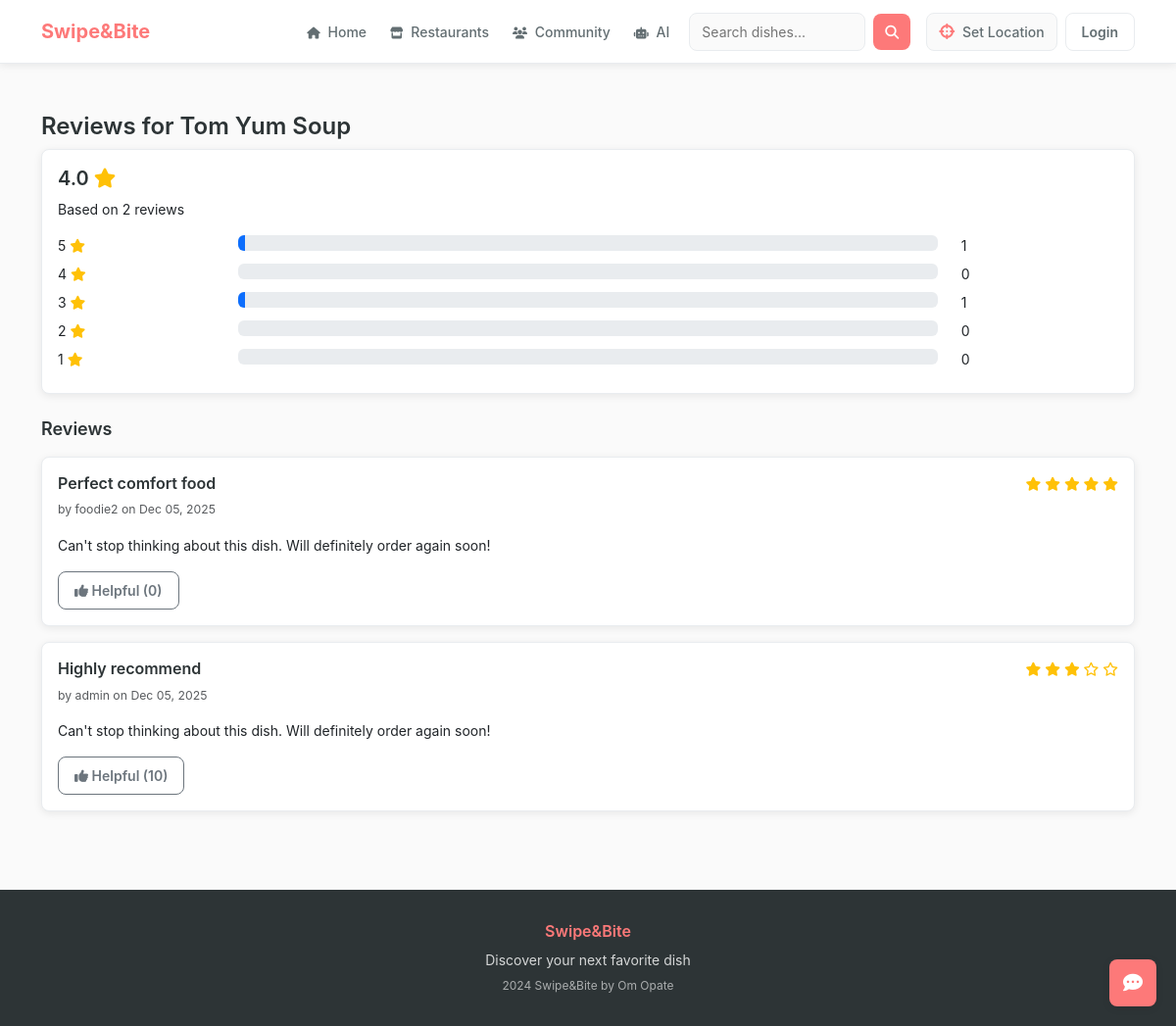
The page /community/dish/21/reviews/ on the database its author committed.
### dishes/models.py (models this page shows, shortened)
class Dish(models.Model):
    MEAL_TYPE_CHOICES = [
        ('breakfast', 'Breakfast'),
        ('lunch', 'Lunch'),
        ('dinner', 'Dinner'),
        ('snack', 'Snack'),
        ('dessert', 'Dessert'),
    ]
    name = models.CharField(max_length=200)
    description = models.TextField()
    cuisine = models.ForeignKey(Cuisine, on_delete=models.SET_NULL, null=True, related_name='dishes')
    calories = models.IntegerField(null=True, blank=True)
    protein = models.IntegerField(null=True, blank=True, help_text="grams")
    carbs = models.IntegerField(null=True, blank=True, help_text="grams")
    fat = models.IntegerField(null=True, blank=True, help_text="grams")
    meal_type = models.CharField(max_length=20, choices=MEAL_TYPE_CHOICES)
    is_vegetarian = models.BooleanField(default=False)
    is_vegan = models.BooleanField(default=False)
    is_gluten_free = models.BooleanField(default=False)
    spice_level = models.IntegerField(
        default=0,
        validators=[MinValueValidator(0), MaxValueValidator(5)],
        help_text="0=Not Spicy, 5=Very Spicy"
    )
    image = models.ImageField(upload_to='dishes/', null=True, blank=True)
    image_url = models.URLField(max_length=500, blank=True)
    average_rating = models.FloatField(default=0.0)
    total_ratings = models.IntegerField(default=0)
    total_swipes = models.IntegerField(default=0)
    total_right_swipes = models.IntegerField(default=0)
    created_at = models.DateTimeField(auto_now_add=True)
    updated_at = models.DateTimeField(auto_now=True)
    is_active = models.BooleanField(default=True)
    class Meta:
        verbose_name = "Dish"
        verbose_name_plural = "Dishes"
        ordering = ['-created_at']

### community/models.py (models this page shows, shortened)
class Review(models.Model):
    user = models.ForeignKey(User, on_delete=models.CASCADE, related_name='reviews')
    dish = models.ForeignKey(Dish, on_delete=models.CASCADE, related_name='reviews')
    rating = models.IntegerField(
        validators=[MinValueValidator(1), MaxValueValidator(5)],
        help_text="Rating from 1 to 5 stars"
    )
    title = models.CharField(max_length=200)
    content = models.TextField()
    image = models.ImageField(upload_to='reviews/', null=True, blank=True)
    helpful_count = models.IntegerField(default=0)
    created_at = models.DateTimeField(auto_now_add=True)
    updated_at = models.DateTimeField(auto_now=True)
    is_verified = models.BooleanField(default=False, help_text="Verified purchase/order")
    class Meta:
        unique_together = ['user', 'dish']
        ordering = ['-created_at']
        verbose_name = "Review"
        verbose_name_plural = "Reviews"

### community/views.py (the view)
# urls.py: path('dish/<int:dish_id>/reviews/', views.dish_reviews_view, name='dish_reviews'),
def dish_reviews_view(request, dish_id):
    dish = get_object_or_404(Dish, id=dish_id)
    reviews = Review.objects.filter(dish=dish).select_related('user').order_by('-created_at')
    rating_filter = request.GET.get('rating')
    if rating_filter:
        reviews = reviews.filter(rating=int(rating_filter))
    total_reviews = reviews.count()
    avg_rating = reviews.aggregate(Avg('rating'))['rating__avg'] or 0
    rating_distribution = {
        5: reviews.filter(rating=5).count(),
        4: reviews.filter(rating=4).count(),
        3: reviews.filter(rating=3).count(),
        2: reviews.filter(rating=2).count(),
        1: reviews.filter(rating=1).count(),
    }
    user_location = get_user_location_from_request(request)
    delivery_links = {}
    if user_location:
        delivery_service = DeliveryAppService()
        delivery_links = delivery_service.get_delivery_links(
            dish.name,
            user_location.get('city', '')
        )
    context = {
        'dish': dish,
        'reviews': reviews,
        'total_reviews': total_reviews,
        'avg_rating': avg_rating,
        'rating_distribution': rating_distribution,
        'delivery_links': delivery_links,
        'has_location': user_location is not None,
    }
    return render(request, 'community/dish_reviews.html', context)

### dishes/context_processors.py (called while the page is built)
def user_location(request):
    location = request.session.get('user_location')
    return {
        'user_location': location
    }

### dishes/location_utils.py (called while the page is built)
def get_user_location_from_request(request):
    location = request.session.get('user_location')
    if location and location.get('latitude') and location.get('longitude'):
        return location
    return None

### templates/community/dish_reviews.html (shortened to what this page needs)
{% extends 'base.html' %}
{% load static %}
{% block content %}
<div class="container mt-5">
    <div class="row">
        <div class="col-md-12">
            <h2>Reviews for {{ dish.name }}</h2>
            <div class="card mb-4">
                <div class="card-body">
                    <h3>{{ avg_rating|floatformat:1 }} <i class="fas fa-star text-warning"></i></h3>
                    <p>Based on {{ total_reviews }} review{{ total_reviews|pluralize }}</p>
                    <div class="mt-3">
                        {% for rating, count in rating_distribution.items %}
                            <div class="row mb-2">
                                <div class="col-2">{{ rating }} <i class="fas fa-star text-warning"></i></div>
                                <div class="col-8">
                                    <div class="progress">
                                        <div class="progress-bar bg-tinder" style="width: {% if total_reviews > 0 %}{{ count|floatformat:0 }}{% else %}0{% endif %}%"></div>
                                    </div>
                                </div>
                                <div class="col-2">{{ count }}</div>
                            </div>
                        {% endfor %}
                    </div>
                </div>
            </div>
            <h4 class="mb-3">Reviews</h4>
            {% for review in reviews %}
                <div class="card mb-3">
                    <div class="card-body">
                        <div class="d-flex justify-content-between">
                            <h5>{{ review.title }}</h5>
                            <div>
                                {% for i in "12345" %}
                                    {% if forloop.counter <= review.rating %}
                                        <i class="fas fa-star text-warning"></i>
                                    {% else %}
                                        <i class="far fa-star text-warning"></i>
                                    {% endif %}
                                {% endfor %}
                            </div>
                        </div>
                        <p class="text-muted small">by {{ review.user.username }} on {{ review.created_at|date:"M d, Y" }}</p>
                        <p>{{ review.content }}</p>
                        <div class="mt-2">
                            <a href="{% url 'community:mark_helpful' review.id %}" class="btn btn-sm btn-outline-secondary">
                                <i class="fas fa-thumbs-up"></i> Helpful ({{ review.helpful_count }})
                            </a>
                        </div>
                    </div>
                </div>
            {% empty %}
                <p class="text-muted">No reviews yet. Be the first to review!</p>
            {% endfor %}
        </div>
    </div>
</div>
{% endblock %}

### static/css/swipe&bite.css (style rules this page uses)
:root { --primary-coral: #FF6B6B; --primary-coral-dark: #EE5A52; --primary-coral-light: #FF8787; --secondary-teal: #20C997; --secondary-blue: #4ECDC4; --secondary-purple: #9C88FF; --accent-orange: #FFA94D; --accent-yellow: #FFD93D; --accent-green: #6BCF7F; --accent-pink: #FF6B9D; --success: #20C997; --success-light: #4ECDC4; --warning: #FFA94D; --warning-light: #FFB366; --danger: #FF6B6B; --info: #4FC3F7; --gray-50: #FAFAFA; --gray-100: #F5F5F5; --gray-200: #EEEEEE; --gray-300: #E0E0E0; --gray-400: #BDBDBD; --gray-500: #9E9E9E; --gray-600: #757575; --gray-700: #616161; --gray-800: #424242; --gray-900: #212121; --text-primary: #2D3436; --text-secondary: #636E72; --text-tertiary: #95A5A6; --text-white: #FFFFFF; --bg-primary: #FFFFFF; --bg-secondary: #FAFAFA; --bg-tertiary: #F5F5F5; --bg-coral-light: #FFF5F5; --bg-teal-light: #F0FFF9; --border-light: #E9ECEF; --border-medium: #CED4DA; --border-dark: #ADB5BD; --shadow-xs: 0 1px 2px rgba(0, 0, 0, 0.04); --shadow-sm: 0 2px 4px rgba(0, 0, 0, 0.06); --shadow-md: 0 4px 8px rgba(0, 0, 0, 0.08); --shadow-lg: 0 8px 16px rgba(0, 0, 0, 0.1); --shadow-xl: 0 16px 32px rgba(0, 0, 0, 0.12); --shadow-coral: 0 4px 12px rgba(255, 107, 107, 0.2); --shadow-teal: 0 4px 12px rgba(32, 201, 151, 0.2); --radius-sm: 6px; --radius-md: 10px; --radius-lg: 14px; --radius-xl: 18px; --radius-full: 9999px; --transition-fast: 150ms ease-in-out; --transition-base: 200ms ease-in-out; --transition-slow: 300ms ease-in-out; --space-xs: 0.25rem; --space-sm: 0.5rem; --space-md: 1rem; --space-lg: 1.5rem; --space-xl: 2rem; --space-2xl: 3rem; }
body { font-family: -apple-system, BlinkMacSystemFont, 'Segoe UI', 'Roboto', 'Helvetica Neue', Arial, sans-serif; font-size: 16px; line-height: 1.6; color: var(--text-primary); background-color: var(--bg-secondary); -webkit-font-smoothing: antialiased; -moz-osx-font-smoothing: grayscale; }
h1, h2, h3, h4, h5, h6 { font-weight: 700; line-height: 1.3; color: var(--text-primary); margin-bottom: var(--space-md); }
h2 { font-size: 2rem; }
h3 { font-size: 1.75rem; }
h4 { font-size: 1.5rem; }
h5 { font-size: 1.25rem; }

### templates/base.html (style rules this page uses)
:root { --primary: #FD7979; --primary-hover: #FDACAC; --secondary: #FFCDC9; --light: #FEEAC9; --text-dark: #2D3436; --text-muted: #636E72; --border: #E9ECEF; --bg: #FAFAFA; --white: #FFFFFF; --radius: 8px; --shadow: 0 2px 8px rgba(0, 0, 0, 0.08); --transition: 200ms ease-in-out; }
* { box-sizing: border-box; }
body { font-family: -apple-system, BlinkMacSystemFont, 'Segoe UI', Roboto, 'Helvetica Neue', Arial, sans-serif; font-size: 14px; line-height: 1.5; background: var(--bg); color: var(--text-dark); margin: 0; padding: 0; }
h1, h2, h3, h4, h5, h6 { font-weight: 600; color: var(--text-dark); margin-bottom: 0.5rem; }
h2 { font-size: 1.5rem; }
h3 { font-size: 1.25rem; }
h4 { font-size: 1.125rem; }
h5 { font-size: 1rem; }
.btn { border-radius: var(--radius); font-weight: 600; font-size: 0.875rem; padding: 0.5rem 1rem; transition: all var(--transition); }
.card { border-radius: var(--radius); border: 1px solid var(--border); box-shadow: var(--shadow); background: var(--white); }
.card-body { padding: 1rem; }

### rows shown on the page
Dish: name "Tom Yum Soup"
Review: title "Perfect comfort food", rating 5 (drawn), user.username "foodie2", created_at "Dec 05, 2025", content "Can't stop thinking about this dish. Will definitely order again soon!", helpful_count "0"
Review: title "Highly recommend", rating 3 (drawn), user.username "admin", created_at "Dec 05, 2025", content "Can't stop thinking about this dish. Will definitely order again soon!", helpful_count "10"

### other values the page prints
{{ avg_rating|floatformat:1 }} "4.0"
{{ total_reviews }} "2"
{{ rating }} "5" "4" "3" "2" "1"
{{ count }} "1" "0" "1" "0" "0"
